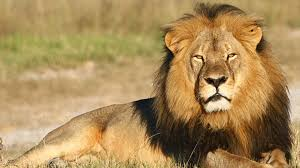
#> input picture improvement/lion.jpg, 300 x 168 px, given in place of human.jpg, which was not available
$ python slik.py
#> lines starting #> are read from the running program, lines starting #| are printed output that depends on the picture; pictures that were not available may be replaced by others from this repository, and a replacement may not be noted
### Superpixel Hierarchical Clustering algorithm (SPHC)
## Method and Code for merging Superpixels created by Paul Thompson (Please credit if you use this code)
# The algorithm takes image superpixels created by the skimage SLIC function and merges neighors in order of
# color similarity (using euclidean distance).

#References:
#1. http://www.kev-smith.com/papers/SLIC_Superpixels.pdf
#2. http://www.pyimagesearch.com/2014/07/28/a-slic-superpixel-tutorial-using-python/

#####INSTRUCTIONS###################################################################################
### To use:
### 1. Change the parameters below
### 2. Change image path. This was only tested with jpg's.
### 3. Run program

imagePath = 'human.jpg'

#SLIC Parameters:
numSegments = 500  # How many superpixels to start with - input for SLIC function
Sigma = 4 # This parameter controls superpixel shape. Higher values make superpixels more square.

#SPHC Parameters:
segmentsToMerge = 50 # How many superpixels to merge based on color similarity
distance_limit = .6  # Limits which segments get merged based on their difference in average color
####################################################################################################

import matplotlib.pyplot as plt, argparse, numpy as np, math, sys, copy
from skimage.segmentation import slic, mark_boundaries
from skimage.util import img_as_float
from skimage import io
from collections import defaultdict

def initiateSegmentAttributes(segm_grid, image):
    '''
    Each segment formed by sklearn's SLIC function is assigned a dictionary of attributes for efficiency.
    :param segm_grid: Each pixel has been identified with a segment identifier by the skimage SLIC function
    :param image: Each pixel has R, B, and G value associated with it
    :return: Dictionary of dictionaries of attributes for each segment
    '''
    def initialSegmAttr():
        return {'neighbors': set(), 'R': [], 'G': [], 'B': [], 'coord': set(),
                         'R_avg': 0.0, 'G_avg': 0.0, 'B_avg': 0.0}
    segm_dict = defaultdict(initialSegmAttr)

    for i in range(len(segm_grid)):
        for j in range(len(segm_grid[i])):
            if j != len(segm_grid[i]) - 1 and segm_grid[i][j] != segm_grid[i][j+1]:
                segm_dict[segm_grid[i][j]]['neighbors'].add(segm_grid[i][j+1])
                segm_dict[segm_grid[i][j+1]]['neighbors'].add(segm_grid[i][j])
            if i != len(segm_grid) - 1 and segm_grid[i][j] != segm_grid[i+1][j]:
                segm_dict[segm_grid[i][j]]['neighbors'].add(segm_grid[i+1][j])
                segm_dict[segm_grid[i+1][j]]['neighbors'].add(segm_grid[i][j])
            segm_dict[segm_grid[i][j]]['R'].append(image[i][j][0])
            segm_dict[segm_grid[i][j]]['B'].append(image[i][j][1])
            segm_dict[segm_grid[i][j]]['G'].append(image[i][j][2])
            segm_dict[segm_grid[i][j]]['coord'].add((i,j))
    return segm_dict

def getNearestNeighbors(segm_dict):
    '''
    Calculates the average R, B, and G values for each segment. Then finds the two neighboring segments with
    the smallest euclidean distance (for the three dimensions of R, B, and G).
    :param segm_dict: dictionary of dictionaries of segment attributes
    :return: segment pair with smallest color euclidean distance; distance value
    '''
    for k, v in segm_dict.items():
        v['R_avg'] = sum(v['R'])/len(v['R'])
        v['B_avg'] = sum(v['B'])/len(v['B'])
        v['G_avg'] = sum(v['R'])/len(v['G'])
    neighbor_pairs = set()
    nearest_neighbors = []
    shortest_dist = 100.0

    for k, v in segm_dict.items():
        for neighbor in v['neighbors']:
            neighbor_pair = tuple(sorted([k, neighbor]))
            if neighbor_pair not in neighbor_pairs and k != neighbor:
                neighbor_pairs.add(neighbor_pair)
                eucl_dist = float(math.sqrt((v['R_avg'] - segm_dict[neighbor]['R_avg']) ** 2 +
                                            (v['B_avg'] - segm_dict[neighbor]['B_avg']) ** 2 +
                                            (v['G_avg'] - segm_dict[neighbor]['G_avg']) ** 2))
                if eucl_dist < shortest_dist:
                    shortest_dist = eucl_dist
                    nearest_neighbors = neighbor_pair
    return nearest_neighbors, shortest_dist

def mergeSegments(segm_dict, nearest_neighbors):
    '''
    Merges the pair of neighboring segments with the shortest euclidean distance (greatest color similarity)
    :param segm_dict: dictionary of dictionaries of segment attributes
    :param nearest_neighbors: segment pair with smallest color euclidean distance
    :return: segm_dict: updated dictionary of dictionaries of segment attributes
    '''
    mergeto_dict = segm_dict[nearest_neighbors[0]]
    mergefrom_dict = copy.deepcopy(segm_dict[nearest_neighbors[1]])

    mergeto_dict['neighbors'] = mergeto_dict['neighbors'] | mergefrom_dict['neighbors']
    mergeto_dict['neighbors'].discard(nearest_neighbors[0])
    mergeto_dict['R'] += mergefrom_dict['R']
    mergeto_dict['B'] += mergefrom_dict['B']
    mergeto_dict['G'] += mergefrom_dict['G']
    mergeto_dict['coord'] = mergeto_dict['coord'] | mergefrom_dict['coord']

    for neighbor in mergefrom_dict['neighbors']:
        segm_dict[neighbor]['neighbors'].add(nearest_neighbors[0])
        segm_dict[neighbor]['neighbors'].discard(nearest_neighbors[1])

    del segm_dict[nearest_neighbors[1]]
    return segm_dict

def getSPHCsegments(segm_grid, image, numToMerge = 10, max_dist = 1.0):
    '''
    Main function for running SPHC clustering algorithm. Initiates segment attributes. Then
    iteratively finds and merges neighboring segments with most similar color.
    :param segm_grid: Each pixel has been identified with a segment identifier by the skimage SLIC function
    :param image: Each pixel has R, B, and G value associated with it
    :param numToMerge: User input - number of segments to merge. Must be less than number of segments.
    :param max_dist: Maximum euclidean distance for pair of segments to merge
    :return: segm_grid: Each pixel has been identified with a segment identifier by the SPHC function
    '''
    print ("Initiating Segment Attributes...")
    segm_dict = initiateSegmentAttributes(segm_grid, image)
    shortest_dist = 0.0
    merge_count = 0

    print ("Merging Segments...")
    while shortest_dist <= max_dist and merge_count <= numToMerge:
        nearest_neighbors, shortest_dist = getNearestNeighbors(segm_dict)
        segm_dict = mergeSegments(segm_dict, nearest_neighbors)
        merge_count += 1
        if merge_count % 20 == 0:
            print (merge_count, "segments merged")

    print (merge_count, "segments merged - final")

    newSegmGrid = copy.deepcopy(segm_grid)
    for k, v in segm_dict.items():
        for coord in v['coord']:
            newSegmGrid[coord[0], coord[1]] = int(k)

    return newSegmGrid


if __name__ == '__main__':
    image = img_as_float(io.imread(imagePath))
    SLICsegm_grid = slic(image, n_segments = numSegments, sigma = Sigma)
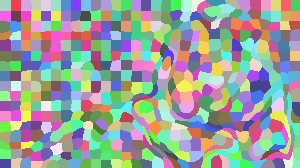
#> SLICsegm_grid: shape (168, 300) int64; 508 distinct labels, from 1 to 508; one colour per label, 0 black

    SPHCsegm_grid = getSPHCsegments(SLICsegm_grid, image, numToMerge = segmentsToMerge, max_dist = distance_limit)
#> in getSPHCsegments, `segm_dict = initiateSegmentAttributes(segm_grid, image)`: segm_dict = 508 items
#> the loop in getSPHCsegments, `while shortest_dist <= max_dist and merge_count <= numToMerge:` made 51 passes
#> shortest_dist on passes 1 to 12: 0.000511, 0.000572, 0.000717, 0.000819, 0.000926, 0.00142, 0.00147, 0.00147, 0.00176, 0.00188, 0.00201, 0.00234
#> after the loop in getSPHCsegments, `while shortest_dist <= max_dist and merge_count <= numToMerge:`: merge_count = 51
#| 51 segments merged - final
#> the loop in getSPHCsegments, `for k, v in segm_dict.items():` made 457 passes
#> k on passes 1 to 3: 1, 2, 3
#> after the loop in getSPHCsegments, `for k, v in segm_dict.items():`:
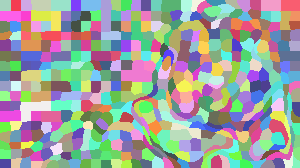
#> newSegmGrid: shape (168, 300) int64; 457 distinct labels, from 1 to 508; one colour per label, 0 black

    fig = plt.figure("%d Segments Merged" % segmentsToMerge)
    ax = fig.add_subplot(1, 1, 1)
    ax.imshow(mark_boundaries(image, SPHCsegm_grid))
    plt.axis("off")
    plt.show()
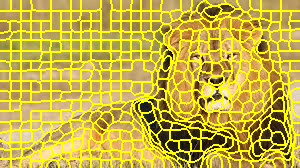
#> shown: shape (168, 300, 3) float64; mean R, G, B 0.78, 0.699, 0.237

$ run again, on improvement/pandag.jpg
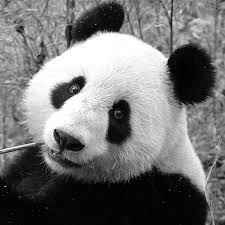
#> input picture improvement/pandag.jpg, 225 x 225 px, given in place of human.jpg, which was not available
#> SLICsegm_grid: shape (225, 225) int64; 482 distinct labels, from 1 to 482
#> in getSPHCsegments, `segm_dict = initiateSegmentAttributes(segm_grid, image)`: segm_dict = 482 items
#> the loop in getSPHCsegments, `while shortest_dist <= max_dist and merge_count <= numToMerge:` made 51 passes
#> shortest_dist on passes 1 to 8: 0, 2.68e-05, 2.73e-05, 3.32e-05, 4.99e-05, 8.04e-05, 8.75e-05, 0.000131
#> after the loop in getSPHCsegments, `while shortest_dist <= max_dist and merge_count <= numToMerge:`: merge_count = 51
#| 51 segments merged - final
#> after the loop in getSPHCsegments, `for k, v in segm_dict.items():`:
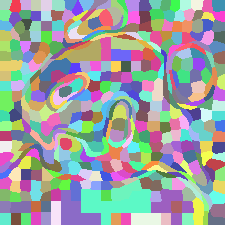
#> newSegmGrid: shape (225, 225) int64; 431 distinct labels, from 1 to 482; one colour per label, 0 black
#> `plt.show()`:
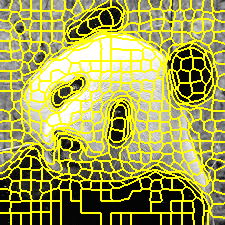
#> shown: shape (225, 225, 3) float64; mean R, G, B 0.628, 0.628, 0.299
